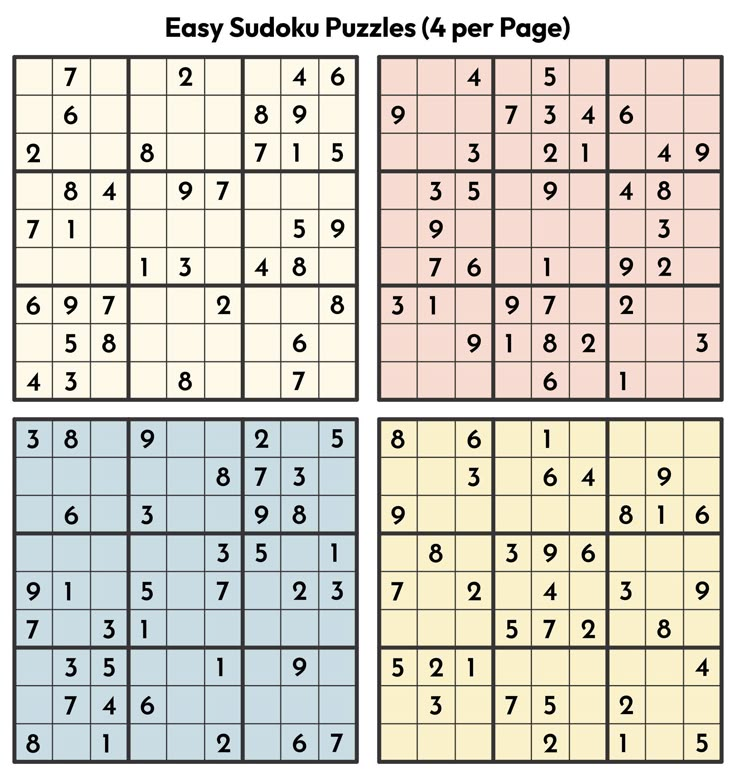
#> input picture sudoku.jpg, 736 x 776 px
$ python -i generator.py   (imports and definitions only)
#> lines starting #> are read from the running program, lines starting #| are printed output that depends on the picture
from pathlib import Path
import random
from PIL import Image, ImageDraw, ImageFont, ImageFilter


def generate_ocr_dataset(
    images_per_digit: int,
    output_dir: str = "../train4",
    seed: int | None = None
):
    if seed is not None:
        random.seed(seed)

    output = Path(output_dir)

    # Available fonts
    font_paths = [
        # DejaVu
        "/usr/share/fonts/truetype/dejavu/DejaVuSans.ttf",
        "/usr/share/fonts/truetype/dejavu/DejaVuSans-Bold.ttf",
        "/usr/share/fonts/truetype/dejavu/DejaVuSans-Oblique.ttf",
        "/usr/share/fonts/truetype/dejavu/DejaVuSans-BoldOblique.ttf",
        "/usr/share/fonts/truetype/dejavu/DejaVuSerif.ttf",
        "/usr/share/fonts/truetype/dejavu/DejaVuSerif-Bold.ttf",
        "/usr/share/fonts/truetype/dejavu/DejaVuSerif-Italic.ttf",
        "/usr/share/fonts/truetype/dejavu/DejaVuSerif-BoldItalic.ttf",
        "/usr/share/fonts/truetype/dejavu/DejaVuSansMono.ttf",
        "/usr/share/fonts/truetype/dejavu/DejaVuSansMono-Bold.ttf",

        # Liberation
        "/usr/share/fonts/truetype/liberation2/LiberationSans-Regular.ttf",
        "/usr/share/fonts/truetype/liberation2/LiberationSans-Bold.ttf",
        "/usr/share/fonts/truetype/liberation2/LiberationSans-Italic.ttf",
        "/usr/share/fonts/truetype/liberation2/LiberationSans-BoldItalic.ttf",
        "/usr/share/fonts/truetype/liberation2/LiberationSerif-Regular.ttf",
        "/usr/share/fonts/truetype/liberation2/LiberationSerif-Bold.ttf",
        "/usr/share/fonts/truetype/liberation2/LiberationSerif-Italic.ttf",
        "/usr/share/fonts/truetype/liberation2/LiberationSerif-BoldItalic.ttf",
        "/usr/share/fonts/truetype/liberation2/LiberationMono-Regular.ttf",
        "/usr/share/fonts/truetype/liberation2/LiberationMono-Bold.ttf",

        # FreeFont
        "/usr/share/fonts/truetype/freefont/FreeSans.ttf",
        "/usr/share/fonts/truetype/freefont/FreeSansBold.ttf",
        "/usr/share/fonts/truetype/freefont/FreeSansOblique.ttf",
        "/usr/share/fonts/truetype/freefont/FreeSansBoldOblique.ttf",
        "/usr/share/fonts/truetype/freefont/FreeSerif.ttf",
        "/usr/share/fonts/truetype/freefont/FreeSerifBold.ttf",
        "/usr/share/fonts/truetype/freefont/FreeSerifItalic.ttf",
        "/usr/share/fonts/truetype/freefont/FreeSerifBoldItalic.ttf",
        "/usr/share/fonts/truetype/freefont/FreeMono.ttf",
        "/usr/share/fonts/truetype/freefont/FreeMonoBold.ttf",

        # Noto
        "/usr/share/fonts/truetype/noto/NotoSans-Regular.ttf",
        "/usr/share/fonts/truetype/noto/NotoSans-Bold.ttf",
        "/usr/share/fonts/truetype/noto/NotoSerif-Regular.ttf",
        "/usr/share/fonts/truetype/noto/NotoSerif-Bold.ttf",

        # URW
        "/usr/share/fonts/type1/urw-base35/NimbusSans-Regular.t1",
        "/usr/share/fonts/type1/urw-base35/NimbusSans-Bold.t1",
        "/usr/share/fonts/type1/urw-base35/NimbusRoman-Regular.t1",
        "/usr/share/fonts/type1/urw-base35/NimbusRoman-Bold.t1",
    ]

    font_paths = [
        path for path in font_paths
        if Path(path).exists()
    ]

    if not font_paths:
        raise RuntimeError("No compatible font found.")

    for digit in range(10):
        digit_dir = output / str(digit)
        digit_dir.mkdir(parents=True, exist_ok=True)

        for i in range(images_per_digit):
            image = Image.new("L", (28, 28), 255)
            draw = ImageDraw.Draw(image)

            # Generate a large digit
            font = ImageFont.truetype(
                random.choice(font_paths),
                random.randint(24, 30)
            )

            bbox = draw.textbbox(
                (0, 0),
                str(digit),
                font=font
            )

            width = bbox[2] - bbox[0]
            height = bbox[3] - bbox[1]

            # Make sure the digit is large enough
            while width < 15 or height < 19:
                font = ImageFont.truetype(
                    random.choice(font_paths),
                    random.randint(27, 32)
                )

                bbox = draw.textbbox(
                    (0, 0),
                    str(digit),
                    font=font
                )

                width = bbox[2] - bbox[0]
                height = bbox[3] - bbox[1]

            # Center the digit
            x = (28 - width) // 2 - bbox[0]
            y = (28 - height) // 2 - bbox[1]

            draw.text(
                (x, y),
                str(digit),
                fill=0,
                font=font,
                stroke_width=random.choice([0, 0, 1, 1, 2]),
                stroke_fill=0
            )

            # Rotate the digit
            image = image.rotate(
                random.uniform(-15, 15),
                resample=Image.Resampling.BICUBIC,
                expand=False,
                fillcolor=255
            )

            # Slight translation
            translated = Image.new("L", (28, 28), 255)

            translated.paste(
                image,
                (
                    random.randint(-1, 1),
                    random.randint(-1, 1)
                )
            )

            image = translated

            # Slight blur
            if random.random() < 0.10:
                image = image.filter(
                    ImageFilter.GaussianBlur(
                        random.uniform(0.15, 0.4)
                    )
                )

            # Re-center the digit after transformations
            bbox = image.getbbox()

            if bbox is not None:
                left, top, right, bottom = bbox

                digit_width = right - left
                digit_height = bottom - top

                crop = image.crop(bbox)

                centered = Image.new(
                    "L",
                    (28, 28),
                    255
                )

                x = (28 - digit_width) // 2
                y = (28 - digit_height) // 2

                centered.paste(
                    crop,
                    (x, y)
                )

                image = centered

            # 30% of images contain no noise
            has_noise = random.random() >= 0.30

            if has_noise:
                draw = ImageDraw.Draw(image)

                # Random noise pixels
                for _ in range(random.randint(5, 35)):
                    x = random.randrange(28)
                    y = random.randrange(28)

                    image.putpixel(
                        (x, y),
                        0
                    )

                # Small noise clusters
                for _ in range(random.randint(0, 3)):
                    x = random.randrange(28)
                    y = random.randrange(28)

                    draw.point(
                        (x, y),
                        fill=0
                    )

                    if random.random() < 0.5:
                        draw.point(
                            (max(0, x - 1), y),
                            fill=0
                        )

                    if random.random() < 0.3:
                        draw.point(
                            (x, min(27, y + 1)),
                            fill=0
                        )

                # Light border noise
                if random.random() < 0.35:
                    for _ in range(random.randint(3, 15)):
                        side = random.randrange(4)

                        if side == 0:
                            x = random.randrange(28)
                            y = random.choice([0, 1])

                        elif side == 1:
                            x = random.randrange(28)
                            y = random.choice([26, 27])

                        elif side == 2:
                            x = random.choice([0, 1])
                            y = random.randrange(28)

                        else:
                            x = random.choice([26, 27])
                            y = random.randrange(28)

                        image.putpixel(
                            (x, y),
                            0
                        )

                # Rare partial border
                if random.random() < 0.08:
                    side = random.randrange(4)
                    length = random.randint(4, 10)

                    if side == 0:
                        x = random.randint(0, 28 - length)

                        draw.line(
                            [(x, 0), (x + length, 0)],
                            fill=0,
                            width=1
                        )

                    elif side == 1:
                        x = random.randint(0, 28 - length)

                        draw.line(
                            [(x, 27), (x + length, 27)],
                            fill=0,
                            width=1
                        )

                    elif side == 2:
                        y = random.randint(0, 28 - length)

                        draw.line(
                            [(0, y), (0, y + length)],
                            fill=0,
                            width=1
                        )

                    else:
                        y = random.randint(0, 28 - length)

                        draw.line(
                            [(27, y), (27, y + length)],
                            fill=0,
                            width=1
                        )

            # Save image
            image.save(
                digit_dir / f"{digit}_{i:05d}.png"
            )


# [1 line not run here, left out]

>>> import cv2
>>> picture = cv2.imread('../sudoku.jpg', cv2.IMREAD_GRAYSCALE)
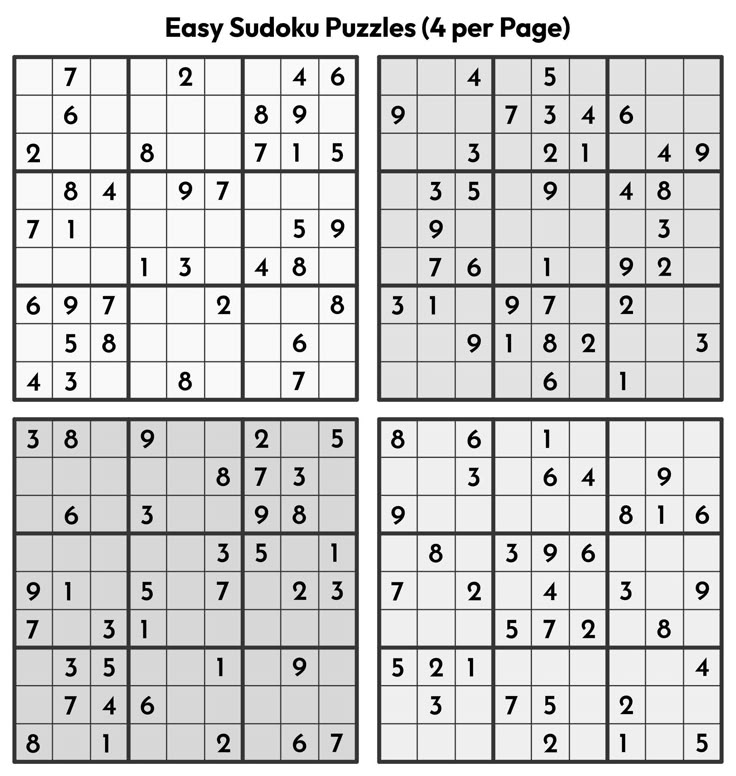
#> picture: shape (776, 736); min 0, max 255, mean 208.5
>>> result = generate_ocr_dataset(picture)
#> (the run stopped early here; a loop or call above may not have finished)
